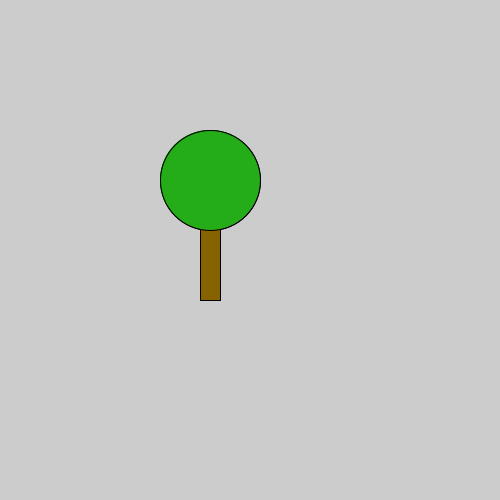
Frame 1 (no input)
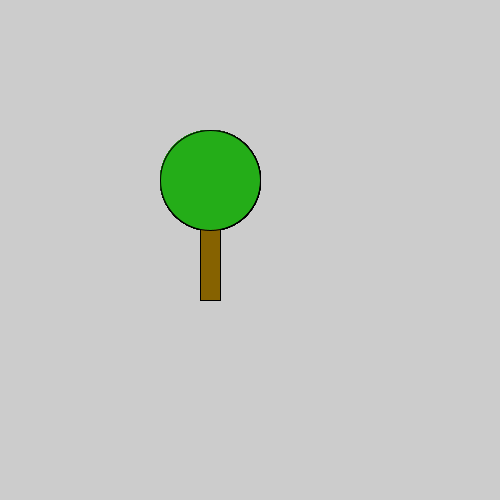
Frame 60 (the mouse pressed at the canvas centre just before this capture)
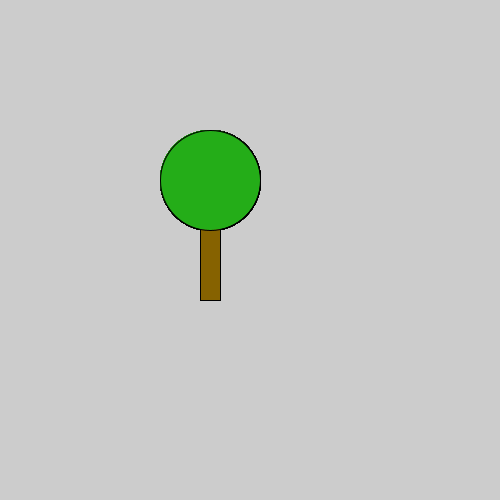
Frame 120 (the mouse held since frame 60 and released just before this capture)

The Processing sketch that drew these frames (run headless with seeded random() and noise(); from frame 60 on, the mouse is pressed at the canvas centre):

// Processing sketch: Opdracht_9_9
// ── Opdracht_9_9.pde
void setup(){
 size(500,500);
 draw();
}

void draw(){
  fill(#866200);
  rect(200,200,20,100);
  fill(#24AD18);
  ellipse(210,180,100,100);
}
